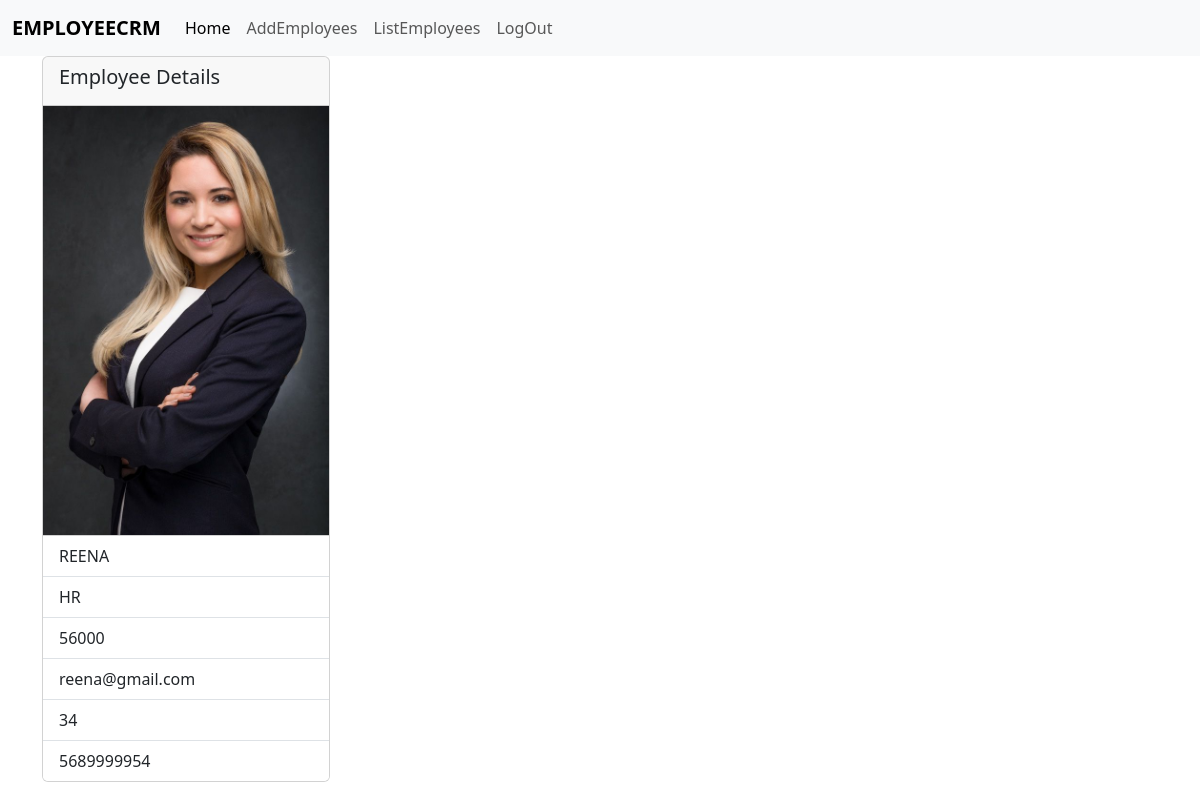
Page /employees/10 (signed in) on the committed database.
### crm/models.py (models this page shows, shortened)
class Employees(models.Model):
    name=models.CharField(max_length=200)
    department=models.CharField(max_length=200 )
    salary=models.PositiveIntegerField()
    email=models.EmailField(unique=True)
    age=models.PositiveIntegerField()
    contact=models.CharField(max_length=200,null=True)
    profile_pic=models.ImageField(upload_to="images",null=True,blank=True)
    dob=models.DateField(null=True,blank=True)

### crm/views.py (the view)
# urls.py: path("employees/<int:pk>",views.EmployeeDetailView.as_view(),name="emp-details"),
@method_decorator (signin_required,name="dispatch")
class EmployeeDetailView(View):
    def get(self,request,*args,**kwargs):
        id=kwargs.get("pk")
        qs=Employees.objects.get(id=id)
        return render(request,"emp_detail.html",{"data":qs})

### crm/views.py (called while the page is built)
def signin_required(fn):
    def wrapper(request,*args,**kwargs):
        if not request.user.is_authenticated:
            messages.error(request,"invalid session")
            return redirect("signin")
        else:
            return fn(request,*args,**kwargs)
    return wrapper

### crm/templates/emp_detail.html
{%extends 'base.html'%}
{%block body_block%}
    <div class="container">
    <div class="card" style="width: 18rem;">
        <div class="card-header ">
          <h5>Employee Details</h5>
        </div>
        <div>
          {%if data.profile_pic%}
          <img src="{{data.profile_pic.url}}" alt="" style="width: 100%">
          {%endif%}
        </div>
        <ul class="list-group list-group-flush ">
          <li class="list-group-item">{{data.name}}</li>
          <li class="list-group-item">{{data.department}}</li>
          <li class="list-group-item">{{data.salary}}</li>
          <li class="list-group-item">{{data.email}}</li>
          <li class="list-group-item">{{data.age}}</li>
          <li class="list-group-item">{{data.contact}}</li>
        </ul>
      </div>
    </div>
    {%endblock%}

### rows in the picture
Employees: profile_pic (picture), name "REENA", department "HR", salary "56000", email "reena@gmail.com", age "34", contact "5689999954"
